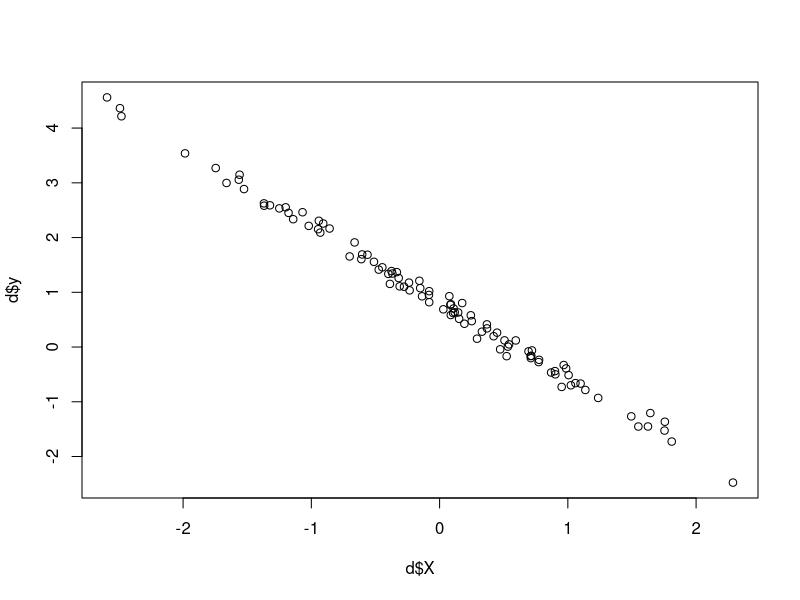
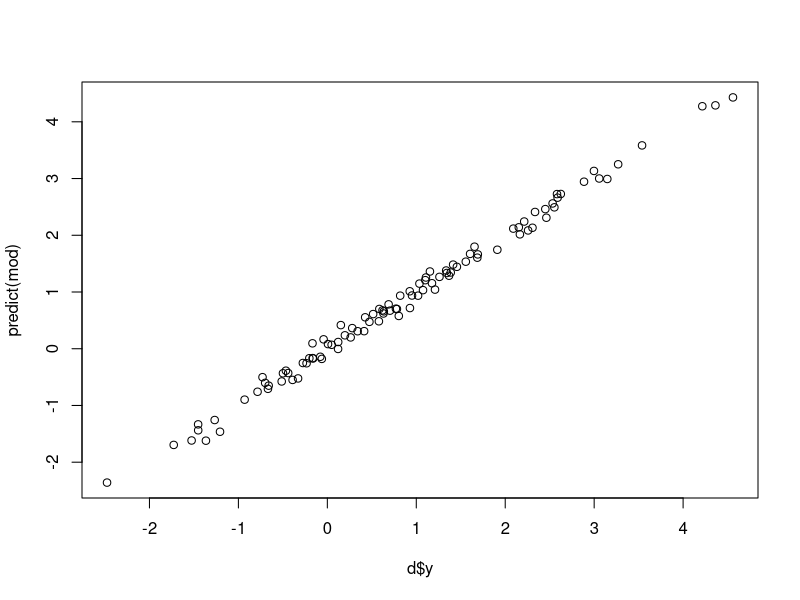
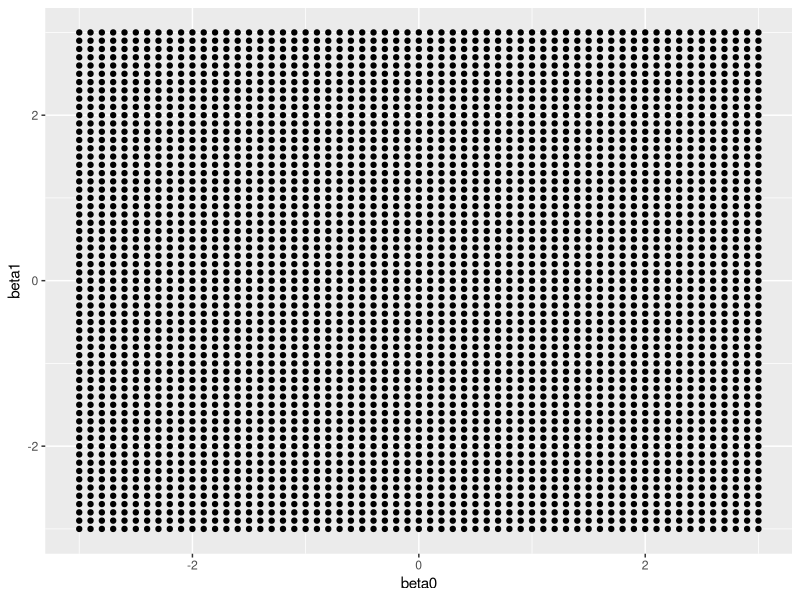
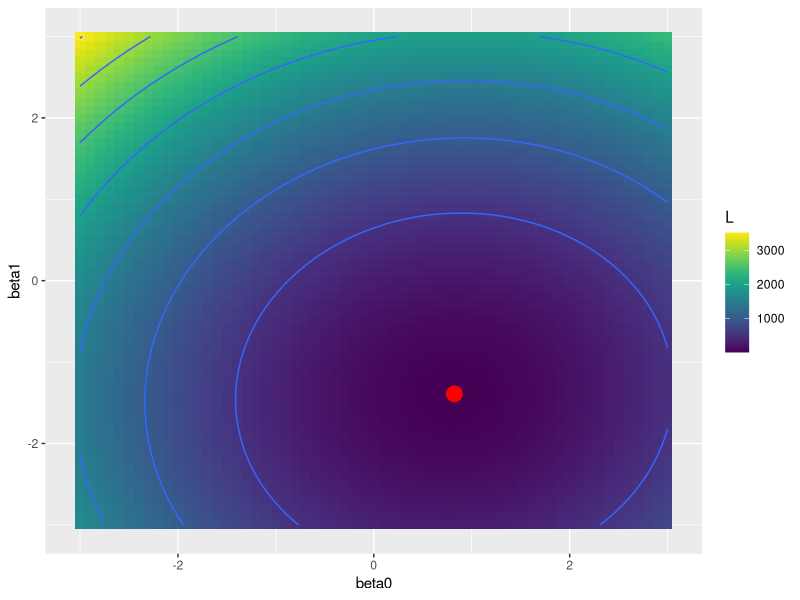
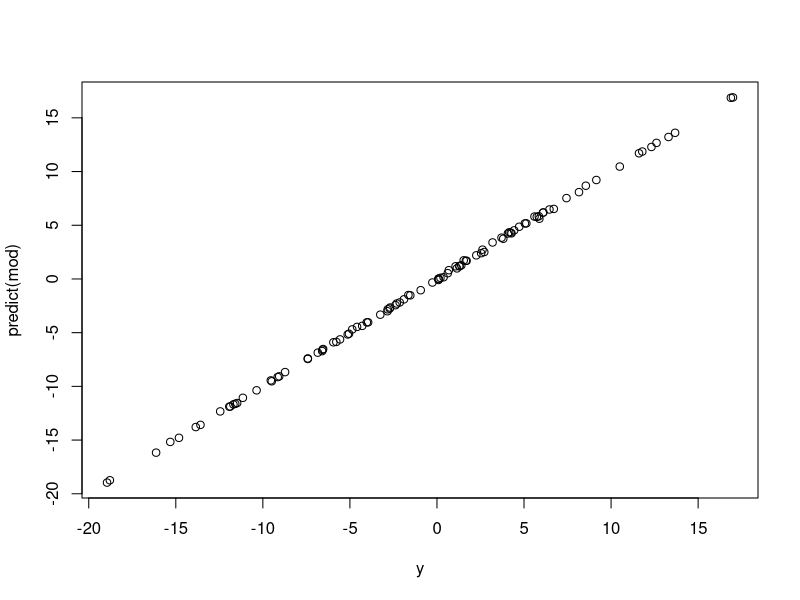
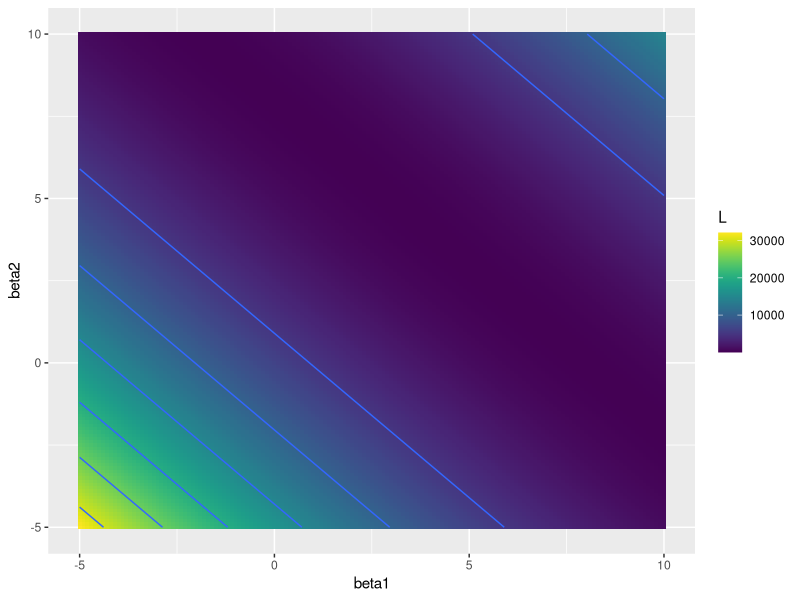
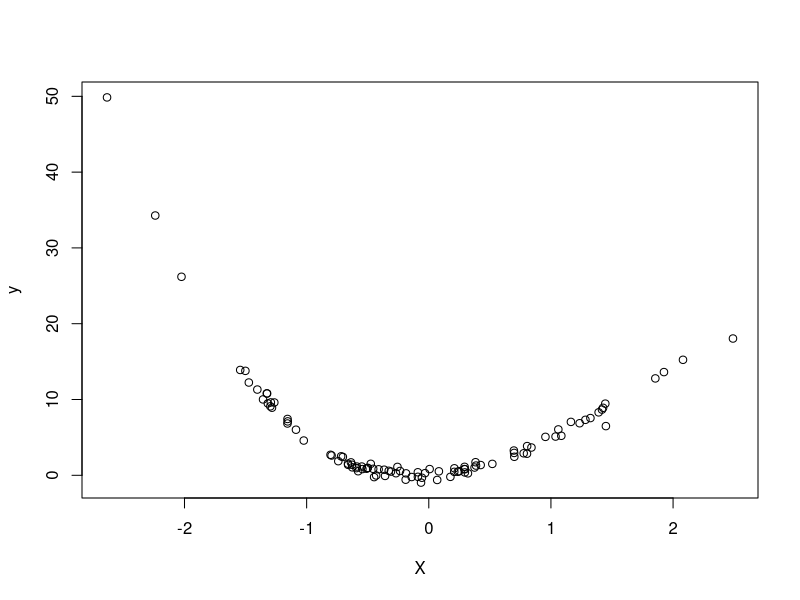
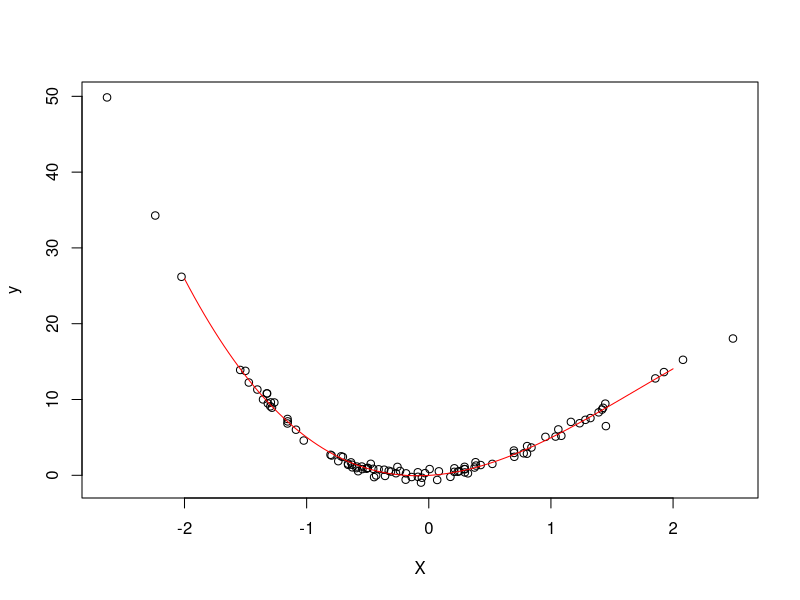

Here is the R script that generated these plots, in order:
## ---- chunk 1
gen_data = function(N,P,s=1/10){
    X = array(rnorm(N*P),c(N,P))
    beta = array(rnorm(P+1),c(P+1,1))
    epsilon = array(rnorm(N,sd=s),c(N,1))
    y = cbind(1,X)%*%beta + epsilon
    return(list(
        X=X,beta=beta,epsilon=epsilon,y=y
        )
    )
}

d = gen_data(100, 1)
## ---- chunk 2
plot(d$X, d$y)
## ---- chunk 3
head(d$X)
## ---- chunk 4
head(d$beta)
## ---- chunk 5
head(d$y)
## ---- chunk 6
names(d)
## ---- chunk 7
mod = lm(d$y~d$X)
summary(mod)
## ---- chunk 8
mod$coef
## ---- chunk 9
head(predict(mod))
## ---- chunk 10
plot(d$y, predict(mod))
## ---- chunk 11
D = cbind(1, d$X)
head(D)
## ---- chunk 12
beta_hat = solve(t(D)%*%D)%*%t(D)%*%d$y
beta_hat
## ---- chunk 13
L = function(beta){
    sum((d$y-cbind(1,d$X)%*%beta)^2)
}
## ---- chunk 14
beta_grid = expand.grid(beta0=seq(-3,3,by=.1),beta1=seq(-3,3,by=.1))
## ---- chunk 15
head(beta_grid)
## ---- chunk 16
library('ggplot2')
ggplot(data=beta_grid,mapping=aes(x=beta0,y=beta1))+geom_point()
## ---- chunk 17
beta_grid$L = apply(beta_grid,1,L)
## ---- chunk 18
head(beta_grid)
## ---- chunk 19
library('ggplot2')
library('viridis')
## ---- chunk 20
beta_hat_df = data.frame(beta0=beta_hat[1],beta1=beta_hat[2])
## ---- chunk 21
ggplot(data=beta_grid,mapping=aes(x=beta0,y=beta1,fill=L,z=L))+geom_tile()+
    scale_fill_viridis()+geom_contour()+
    geom_point(data=beta_hat_df,mapping=aes(x=beta0,y=beta1),inherit.aes=FALSE,color='red',size=5)
## ---- chunk 22
library('palmerpenguins')
## ---- chunk 23
penguins = penguins[complete.cases(penguins),]
## ---- chunk 24
head(penguins[sample(nrow(penguins)),])
## ---- chunk 25
mod = lm(flipper_length_mm~bill_length_mm+species,data=penguins)
summary(penguins)
## ---- chunk 26
summary(mod)
## ---- chunk 27
D = model.matrix(~bill_length_mm+species,data=penguins)
head(D[sample(nrow(D)),])
## ---- chunk 28
y = penguins$flipper_length_mm
y = array(y,c(length(y),1))
head(y)
## ---- chunk 29
beta_hat = solve(t(D)%*%D)%*%t(D)%*%y
beta_hat
## ---- chunk 30
coef(mod)
## ---- chunk 31
d = gen_data(100, 200)
dim(d$X)
## ---- chunk 32
mod = lm(d$y~d$X)
summary(mod)
## ---- chunk 33
tail(coef(mod))
## ---- chunk 34
D = model.matrix(mod)
D[1:5,1:5]
## ---- chunk 35
# singular
# solve(t(D)%*%D)%*%t(D)%*%d$y
## ---- chunk 36
xx = rnorm(100)
X = cbind(xx,xx)
colnames(X) = c('V1','V2')
head(X)
## ---- chunk 37
true_beta = array(c(3,5),c(2,1))
true_beta
## ---- chunk 38
y = X %*% true_beta + rnorm(100,sd=1/10)
mod = lm(y~X)
summary(mod)
## ---- chunk 39
plot(y,predict(mod))
## ---- chunk 40
#singular
D = cbind(1,X)
# beta_hat = solve(t(D)%*%D)%*%t(D)%*%y
## ---- chunk 41
L = function(beta){
    sum((y-X%*%beta)^2)
}
beta_grid = expand.grid(beta1=seq(-5,10,by=.1),beta2=seq(-5,10,by=.1))
beta_grid$L = apply(beta_grid,1,L)
## ---- chunk 42
ggplot(data=beta_grid,mapping=aes(x=beta1,y=beta2,fill=L,z=L))+geom_tile()+
    scale_fill_viridis()+geom_contour()
## ---- chunk 43
N = 100 
P = 1
X = array(rnorm(N*P),c(N,P))
## ---- chunk 44
y = X + 5*X^2 - X^3 + rnorm(100,0,.5)
plot(X,y)
## ---- chunk 45
D = cbind(1,X,X^2,X^3)
head(D)
## ---- chunk 46
beta_hat = solve(t(D)%*%D)%*%t(D)%*%y
beta_hat
## ---- chunk 47
xp = seq(-2,2,length.out=100)
Dp = cbind(1,xp,xp^2,xp^3)
y_pred = Dp%*%beta_hat
## ---- chunk 48
plot(X,y)
lines(xp,y_pred,col='red')
## ---- chunk 49
#install.packages('MASS')
## ---- chunk 50
library('MASS')
## ---- chunk 51
data(Boston)
## ---- chunk 52
dim(Boston)
## ---- chunk 53
Boston[1:5,]
## ---- chunk 54
?Boston
## ---- chunk 55
plot(log(Boston$crim),log(Boston$medv))
## ---- chunk 56
mod = lm(medv~crim,data=Boston)
mod
## ---- chunk 57
summary(mod)
## ---- chunk 58
mod$coef
## ---- chunk 59
plot(Boston$crim,Boston$medv)
abline(coef=mod$coef)
## ---- chunk 60
X = array(Boston$crim,c(506,1))
X = cbind(1,X)
X
## ---- chunk 61
y = array(Boston$medv,c(506,1))
## ---- chunk 62
beta_hat = ginv(t(X)%*%X)%*%t(X)%*%y
## ---- chunk 63
beta_hat
## ---- chunk 64
y_hat_mod = predict(mod)
head(y_hat_mod)
## ---- chunk 65
y_hat = X%*%beta_hat
## ---- chunk 66
head(y_hat)
## ---- chunk 67
plot(Boston$medv,y_hat)
